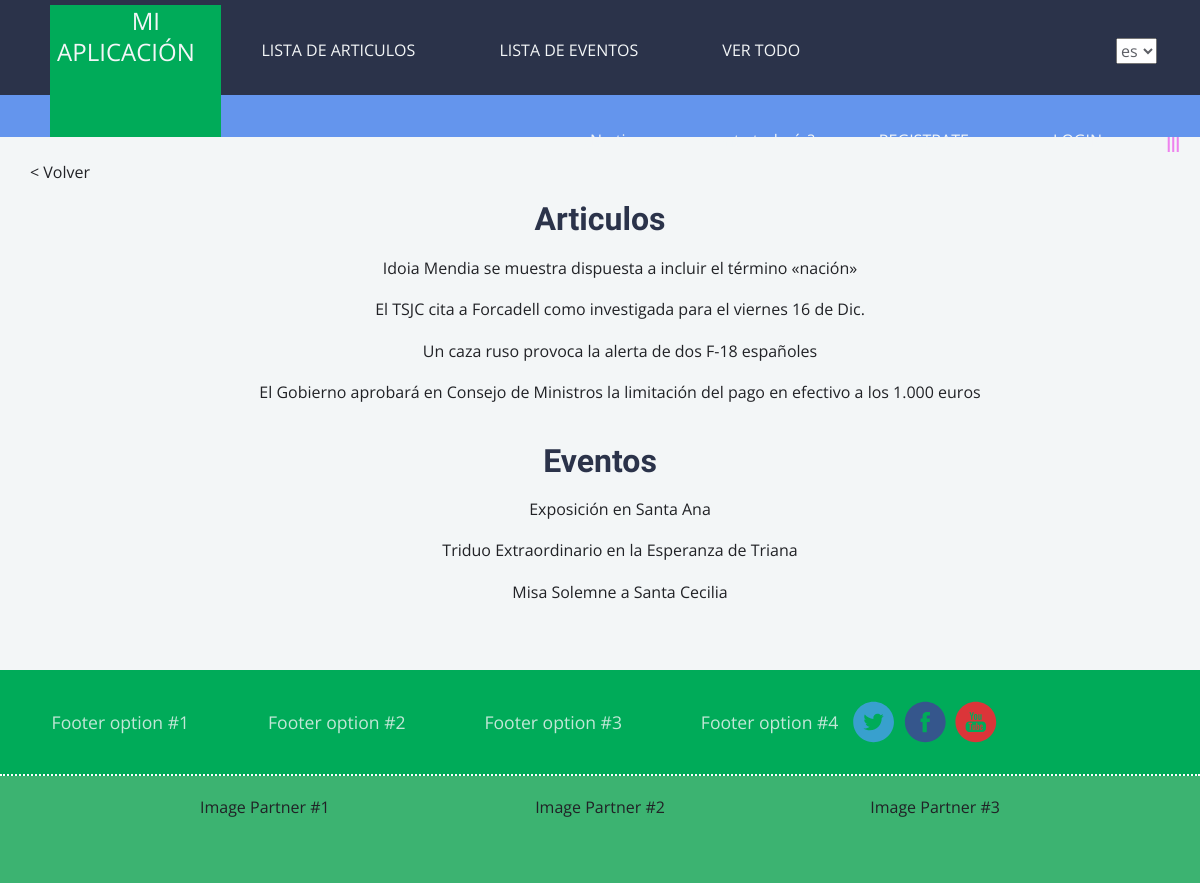
The app's page /myFirstApp/all/ with its own data.
### myFirstApp/models.py (models this page shows, shortened)
class BaseNews(Base):
    description = models.CharField(max_length=4000)

class NewsItem(BaseNews):
    publish_date = models.DateField(default=timezone.now)

class Base(models.Model):
    title = models.CharField(max_length=150)
    class Meta:
        abstract = True

class BaseNews(Base):
    description = models.CharField(max_length=4000)

class Event (BaseNews):
    start_date = models.DateField()
    end_date = models.DateField()

### myFirstApp/views.py (the view)
class AllNews(ListView):
    model = NewsItem
    template_name = 'myFirstApp/all_list.html'
    context_object_name = 'news_items'
    def get_context_data(self, **kwargs):
        context = super(AllNews, self).get_context_data(**kwargs)
        context['events'] = Event.objects.all()
        return context

### base/context_processors.py (called while the page is built)
def breadcrumbs(request):
    view_name = resolve(request.path_info).url_name
    if view_name in breadcrumbs_views:
        return {'breadcrumbs': breadcrumbs_views[view_name]}
    return {}

### myFirstApp/templates/myFirstApp/all_list.html
{% extends 'base/base.html' %}
{% load i18n %}
{% load static %}
{% block extra_css %}
<link rel="stylesheet" href="{% static 'css/main.css' %}">
<link rel="stylesheet" href="{% static 'css/news.css' %}">
{% endblock extra_css %}
{% block content %}
<a href="{% url 'index' %}" style="float: left;"> < {% trans "Come back" %}</a>
<br>
<h1>{% trans "News items" %}</h1>
<ul>
    {% for news in news_items %}
    <a href="{% url 'news_item_detail' news.pk %}" > {{ news.title }} </a>
    <br />
    <br />
    {% endfor %}
</ul>
<h1>{% trans "Events" %}</h1>
<ul>
    {% for event in events %}
    <a href="{% url 'event_detail' event.pk %}" > {{ event.title }} </a>
    <br />
    <br />
    {% endfor %}
</ul>
{% endblock content %}

### base/templates/base/base.html (shortened to what this page needs)
{% load static %}
{% load i18n %}
<!DOCTYPE html>
<html>
<head>
    {% block extra_css %}{% endblock extra_css %}
    <link rel="stylesheet" href="//code.jquery.com/ui/1.12.0/themes/base/jquery-ui.css">
    <link rel="stylesheet" href="{% static 'css/main.css' %}">
</head>
<body>
<div class="layout-container">
    <header>
        {% include "base/base_header.html" %}
    </header>
    <main class="base">
        <div class="container">
            {% block content %}
            {% endblock %}
        </div>
    </main>
    <footer>
        {% include "base/base_footer.html" %}
    </footer>
    <div class="footer-bottom">
        <div class="region-footer">
            <div class="block-logos">
                <a id="partner-1" href="#">
                    Image Partner #1
                </a>
                <a id="partner-2" href="#">
                    Image Partner #2
                </a>
                <a id="partner-3" href="#">
                    Image Partner #3
                </a>
            </div>
        </div>
    </div>
</div>
</body>
</html>

### base/templates/base/base_header.html (shortened to what this page needs)
{% load i18n %}
<div class="block-logo">
    <a href="{% url 'index' %}" class="web-title" >{% trans "My app" %}</a>
</div>
<div class="block-menu">
  <span class="menu-item active_header">
    <a id="id_section_1_header" href="{% url 'news_item_list' %}" class="link-menu">{% trans "News Item list" %}</a>
  </span>
   <span class="menu-item">
    <a id="id_section_2_header" href="{% url 'event_list' %}" class="link-menu">{% trans "Event list" %}</a>
  </span>
   <span class="menu-item}">
    <a id="id_section_3_header" href="{% url 'all' %}" class="link-menu">{% trans "See all" %}</a>
   </span>
    <div class="block-language">
        {% block language-selector %}
            <form action="{% url 'set_language' %}" method="post">{% csrf_token %}
                <select id="id_select_language" name="language" onchange="this.form.submit()">
                    {% get_current_language as LANGUAGE_CODE %}
                    {% get_available_languages as LANGUAGES %}
                    {% get_language_info_list for LANGUAGES as languages %}
                    {% for language in languages %}
                        <option value="{{ language.code }}"{% if language.code == LANGUAGE_CODE %} selected="selected"{% endif %}>
                            {{ language.code }}
                        </option>
                    {% endfor %}
                </select>
            </form>
        {% endblock %}
    </div>
    {% if user.is_authenticated %}
        <div class="logout">
            <div id="over_user" class="configuration_active"></div>
            <a id="id_logout" class="logout_button" href="{% url 'logout' %}" title="Logout">Logout</a>
            <div id="configuration_menu" class="configuration_menu arrow_box hidden">
                <ul>
                    <a id="id_personal_menu_1" href="#"><li class="divider">{% trans 'Personal menu #1' %}</li></a>
                    <a id="id_personal_menu_2" href="#"><li>{% trans 'Personal menu #2' %}</li></a>
                </ul>
            </div>
        </div>
    {% else %}
        <div class="block-login">
            <span class="not-account-yet">{% trans "Don't have an account yet?" %}</span>
            <span>
          <a id="id_registration" href="{% url 'registration_register' %}" class="btn btn-registration">{% trans "Register" %}</a>
      </span>
            <span>
          <a id="id_login" {%  if '/accounts' in request.path %}  class="btn btn-login" href="{% url 'login' %}"
          {% else %}  class="login-no-register btn btn-login" href="#"{% endif %}>{% trans "Login" %}</a>
      </span>
        </div>
    {% endif %}
</div>
<div class="bg-color-white">
    <div id="id_breadcrumbs" class="breadcrumbs">
    </div>
</div>

### base/templates/base/base_footer.html (shortened to what this page needs)
{% load i18n %}
{% load static %}
<div class="region-footer">
    <div class="block-social">
        <a id="id-twitter" href="#">
        </a>
        <a id="id-facebook" href="#">
        </a>
        <a id="id-youtube" href="#">
        </a>
    </div>
    <div class="block-links">
        <a id="footer-option-1" href="#">
            {% trans "Footer option #1" %}
        </a>
        <a id="footer-option-2" href="#">
            {% trans "Footer option #2" %}
        </a>
        <a id="footer-option-3" href="#">
            {% trans "Footer option #3" %}
        </a>
        <a id="footer-option-4" href="#">
            {% trans "Footer option #4" %}
        </a>
    </div>
</div>

### base/static/css/main.css (style rules this page uses)
html { font-family: sans-serif; -ms-text-size-adjust: 100%; -webkit-text-size-adjust: 100%; }
body { margin: 0; }
article, aside, details, figcaption, figure, footer, header, hgroup, main, menu, nav, section, summary { display: block; }
a { background-color: transparent; }
h1 { font-size: 2em; margin: 0.66667em 0; }
button, input, optgroup, select, textarea { color: inherit; font: inherit; margin: 0; }
button, select { text-transform: none; }
html { font-size: 1em; }
body { color: #5d5f65; font-family: 'Open Sans', 'Helvetica', sans-serif; font-weight: 400; line-height: 1.3; }
h1, h2, h3, h4, h5, h6 { color: #2b334a; font-family: "Advent Pro"; font-weight: 600; }
h1 { line-height: 0.8; margin: 0.77em 0; }
a { color: #212226; text-decoration: none; }
header { position: relative; background: #2b334a; padding: 5px 0; height: 132px; }
header a { color: #f3f6f7; text-transform: uppercase; font-size: 1em; margin: 10px; padding: 10px; }
header .block-logo { width: 171px; height: 132px; margin-left: 2.1em; float: left; background-color: #00AB59; color: #f3f6f7; text-align: center; font-size: 1.5em; }
header .block-menu { height: 90px; }
header .block-menu span { padding: 1.25em; height: 90px; display: inline-block; line-height: 50px; }
header .block-menu a { text-align: center; }
header .block-menu .block-language { float: right; display: inline-block; height: auto; margin-left: 0; }
header .block-menu .block-language select { top: 33px; right: 43px; position: relative; }
header .block-menu .block-login { float: right; margin-right: 58px; }
header .block-menu .block-login span { color: #f3f6f7; }
header .breadcrumbs { background-color: cornflowerblue; padding: 7px 244px; height: 42px; font-size: 1em; display: block; }
html, body { min-height: 100vh; }
html { background: #2b334a; }
main { min-height: 400px; }
body { color: #5d5f65; background-color: #f3f6f7; }
.layout-container main { transition: padding .5s ease-in-out; }
.layout-container main::after { clear: both; content: ""; display: table; }
.layout-container footer .region-footer { max-width: 91.407%; margin-left: auto; margin-right: auto; transition: padding .5s ease-in-out; }
.layout-container footer .region-footer:after { content: " "; display: block; clear: both; }
.layout-container footer .region-footer::after { clear: both; content: ""; display: table; }
footer { margin-top: 1.5em; background: #2b334a; padding: 5px 0; color: white; background: #00AB59; height: 106px; border-bottom: 0.125em dotted; position: relative; }
footer a { color: white; }
footer .block-social { float: right; padding-top: 1.619em; height: 40px; width: 310px; display: flex; }
footer .block-social a { cursor: default; display: inline-block; margin-left: 10px; width: 41px; }
footer .block-links { max-width: 800px; padding-top: 2.3em; display: flex; justify-content: space-between; }
footer .block-links a { color: #f3f6f7; font-size: 1.1em; opacity: 0.8; }
.footer-bottom { background: mediumseagreen; height: 107px; text-align: center; padding-top: 1.344em; }
.footer-bottom .block-logos { display: flex; justify-content: space-between; margin: auto; max-width: 800px; }
.base { margin: 30px 30px 30px 30px; text-align: center !important; }
body { transition: max-width 0.35s ease-out, max-height 0.35s ease-out; }

### records on screen
NewsItem: title "Idoia Mendia se muestra dispuesta a incluir el término «nación»"
NewsItem: title "El TSJC cita a Forcadell como investigada para el viernes 16 de Dic."
NewsItem: title "Un caza ruso provoca la alerta de dos F-18 españoles"
NewsItem: title "El Gobierno aprobará en Consejo de Ministros la limitación del pago en efectivo a los 1.000 euros"
Event: title "Exposición en Santa Ana"
Event: title "Triduo Extraordinario en la Esperanza de Triana"
Event: title "Misa Solemne a Santa Cecilia"

### other values on screen
form field language "es"
